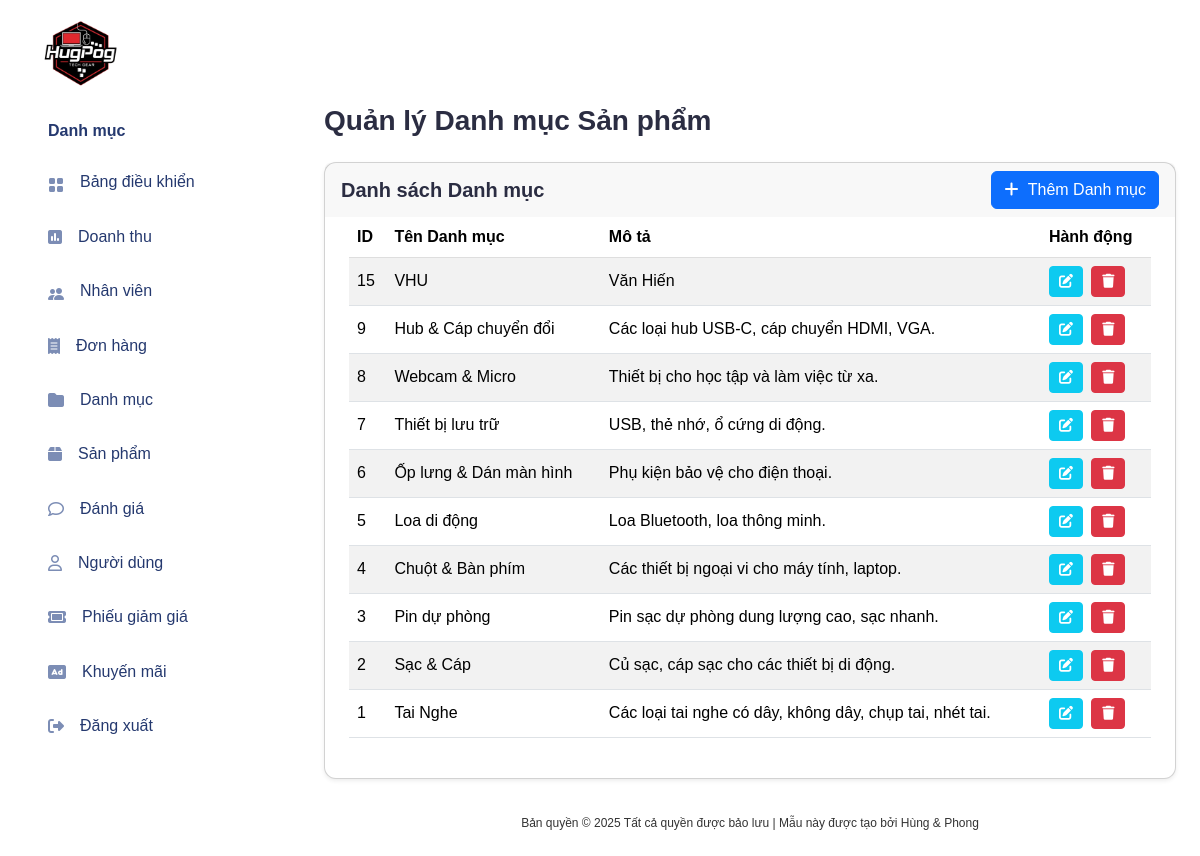
Page /public/admin/categories.php on the committed database.
### tables this page shows
CREATE TABLE `categories` (
  `id` int NOT NULL,
  `name` varchar(100) NOT NULL,
  `description` text
);

### public/admin/categories.php (called while the page is built, shortened)
<?php
require_once '../../includes/controllers/CategoryController.php';
$categoryController = new CategoryController();
$categories = $categoryController->listCategories();
include '../../View/admin/category_management.php';
?>

### models/CategoryModel.php (called while the page is built, shortened)
<?php
class CategoryModel {
    public function getAllCategories() {
        $conn = db_connect();
        $sql = "SELECT * FROM categories ORDER BY id DESC";
        $result = $conn->query($sql);
        return $result->fetch_all(MYSQLI_ASSOC);
    }
}
?>

### includes/controllers/CategoryController.php (called while the page is built, shortened)
<?php
require_once __DIR__ . '/../../models/CategoryModel.php';
class CategoryController {
    private $categoryModel;
    public function __construct() {
        $this->categoryModel = new CategoryModel();
    }
    public function listCategories() {
        return $this->categoryModel->getAllCategories();
    }
}
?>

### view/admin/category_management.php (the view, shortened to what this page needs)
<!DOCTYPE html>
<html lang="vi">
<head>
    <link href="https://cdn.jsdelivr.net/npm/bootstrap@5.3.2/dist/css/bootstrap.min.css" rel="stylesheet">
    <link href="https://cdnjs.cloudflare.com/ajax/libs/font-awesome/6.4.2/css/all.min.css" rel="stylesheet">
    <link rel="stylesheet" href="/HugPog/public/css/style.css">
    <link rel="stylesheet" href="/HugPog/public/css/app.css">
</head>
<body>
    <?php include __DIR__ . '../../layout/sidebar.php'; ?>
    <div id="main" class="p-4">
        <div class="page-heading mb-4">
            <h3>Quản lý Danh mục Sản phẩm</h3>
        </div>
        <div class="page-content">
            <div class="card shadow-sm">
                <div class="card-header d-flex justify-content-between align-items-center">
                    <h5 class="mb-0">Danh sách Danh mục</h5>
                    <button type="button" class="btn btn-primary" data-bs-toggle="modal" data-bs-target="#categoryModal" data-action="create">
                        <i class="fa-solid fa-plus me-1"></i> Thêm Danh mục
                    </button>
                </div>
                <div class="card-body">
                    <div class="table-responsive">
                        <table class="table table-striped table-hover">
                            <thead>
                                <tr>
                                    <th>ID</th>
                                    <th>Tên Danh mục</th>
                                    <th>Mô tả</th>
                                    <th>Hành động</th>
                                </tr>
                            </thead>
                            <tbody>
                                <?php if (!empty($categories)): ?>
                                    <?php foreach ($categories as $category): ?>
                                        <tr>
                                            <td><?php echo htmlspecialchars($category['id']); ?></td>
                                            <td><?php echo htmlspecialchars($category['name']); ?></td>
                                            <td><?php echo htmlspecialchars($category['description'] ?? ''); ?></td>
                                            <td>
                                                <button type="button" class="btn btn-sm btn-info text-white me-1 edit-btn"
                                                    data-bs-toggle="modal"
                                                    data-bs-target="#categoryModal"
                                                    data-action="update"
                                                    data-id="<?php echo $category['id']; ?>"
                                                    data-name="<?php echo htmlspecialchars($category['name']); ?>"
                                                    data-description="<?php echo htmlspecialchars($category['description'] ?? ''); ?>">
                                                    <i class="fa-solid fa-edit"></i>
                                                </button>
                                                <form method="POST" class="d-inline" onsubmit="return confirm('Bạn có chắc muốn xóa danh mục này? Hành động này không thể hoàn tác và có thể gây lỗi nếu có sản phẩm liên quan!');">
                                                    <button type="submit" class="btn btn-sm btn-danger">
                                                        <i class="fa-solid fa-trash"></i>
                                                    </button>
                                                </form>
                                            </td>
                                        </tr>
                                    <?php endforeach; ?>
                                <?php else: ?>
                                    <tr>
                                        <td colspan="4" class="text-center text-muted">Không có danh mục nào trong hệ thống.</td>
                                    </tr>
                                <?php endif; ?>
                            </tbody>
                        </table>
                    </div>
                </div>
            </div>
            <div class="py-6 px-6 text-center">
                <span class="copyright">
                    Bản quyền &copy;
                    Tất cả quyền được bảo lưu | Mẫu này được tạo bởi Hùng & Phong
                </span>
            </div>
        </div>
    </div>
</body>
</html>

### public/css/style.css (style rules this page uses)
body { font-family: 'Montserrat', sans-serif; font-weight: 400; color: #333; }
h1, h2, h3, h4, h5, h6 { color: #2B2D42; font-weight: 700; margin: 0 0 10px; }
.copyright { margin-top: 30px; display: block; font-size: 12px; }
.card { border-radius: 12px; box-shadow: 0 4px 6px rgba(0, 0, 0, 0.05); }
.table-responsive { overflow-x: auto; }

### public/css/app.css (style rules this page uses)
.btn i,.btn svg { width:16px;height:16px }
.btn.btn-danger,.btn.btn-info,.btn.btn-primary,.btn.btn-secondary,.btn.btn-success,.btn.btn-warning { color:#fff }
.card { margin-bottom:2.2rem;border:none }
.card .card-header { border:none }
.card .card-header~.card-body { padding-top:0 }
.card .card-body { padding:1.5rem }
.dataTable-table td,.dataTable-table thead th,.table td,.table thead th { vertical-align:middle }
.dataTable-table:not(.table-borderless) thead th,.table:not(.table-borderless) thead th { border-bottom:1px solid #dedede!important }
#main { margin-left:300px;padding:2rem }
.page-heading { margin:0 0 2rem }
.page-heading h3 { font-weight:700 }

### rows in the picture
categories: id "15", name "VHU", description "Văn Hiến"
categories: id "9", name "Hub & Cáp chuyển đổi", description "Các loại hub USB-C, cáp chuyển HDMI, VGA."
categories: id "8", name "Webcam & Micro", description "Thiết bị cho học tập và làm việc từ xa."
categories: id "7", name "Thiết bị lưu trữ", description "USB, thẻ nhớ, ổ cứng di động."
categories: id "6", name "Ốp lưng & Dán màn hình", description "Phụ kiện bảo vệ cho điện thoại."
categories: id "5", name "Loa di động", description "Loa Bluetooth, loa thông minh."
categories: id "4", name "Chuột & Bàn phím", description "Các thiết bị ngoại vi cho máy tính, laptop."
categories: id "3", name "Pin dự phòng", description "Pin sạc dự phòng dung lượng cao, sạc nhanh."
categories: id "2", name "Sạc & Cáp", description "Củ sạc, cáp sạc cho các thiết bị di động."
categories: id "1", name "Tai Nghe", description "Các loại tai nghe có dây, không dây, chụp tai, nhét tai."
